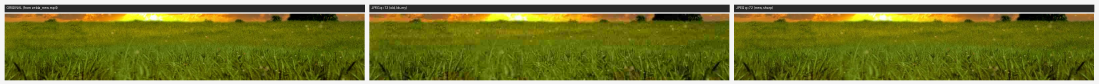
#> input picture tools/video_rebuild/q13_vs_q72.png, 3296 x 250 px (shown at 1/3 size)
$ python make_static_video.py video_rebuild/q13_vs_q72.png out.avi
#> lines starting #> are read from the running program, lines starting #| are printed output that depends on the picture
#!/usr/bin/env python3
# -*- coding: utf-8 -*-
"""Build a single-frame (static image) LVGLMJPG video.bin from a source image.

The idle/default screen of the USB-display firmware previously played an
LVGLMJPG animation on the full-screen VIDEO layer.  The product requirement
changed the default interface to a single static image (bg.png); this script
packages that image as a one-frame LVGLMJPG clip so the existing, proven
video-layer pipeline (VE JPEG decode + hardware rotation to the portrait panel)
shows it full-screen with no changes to the display/video driver code.

The source is re-encoded as a baseline 4:2:0 JPEG at the given quality, so the
result is small and uniform with the animation frames the clip replaces.
"""
import argparse
import io
import pathlib
import struct

from PIL import Image

MAGIC = b"LVGLMJPG"


def main():
    ap = argparse.ArgumentParser(description=__doc__)
    ap.add_argument("src", type=pathlib.Path, help="source image (PNG/JPEG/BMP...)")
    ap.add_argument("dst", type=pathlib.Path, help="output LVGLMJPG video.bin")
    ap.add_argument("--width", type=int, default=1920, help="frame width (landscape, pre-rotation)")
    ap.add_argument("--height", type=int, default=440, help="frame height (landscape, pre-rotation)")
    ap.add_argument("--quality", type=int, default=80,
                    help="JPEG encode quality (static frame can afford quality)")
    ap.add_argument("--fps-num", type=int, default=1)
    ap.add_argument("--fps-den", type=int, default=1)
    args = ap.parse_args()

    im = Image.open(args.src).convert("RGB")
#> im is the input picture: PIL image 3296x250 RGB; mean R, G, B 113.8, 116.2, 42.8
    if (im.size[0] & 1) or (im.size[1] & 1) or (args.width & 1) or (args.height & 1):
        raise SystemExit("frame dims must be even")
    if im.size != (args.width, args.height):
        print("note: source %dx%d resized to target %dx%d"
              % (im.size[0], im.size[1], args.width, args.height))
#| note: source 3296x250 resized to target 1920x440
        im = im.resize((args.width, args.height), Image.LANCZOS)
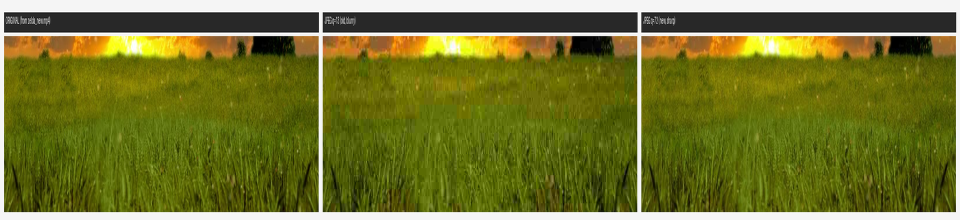
#> im: PIL image 1920x440 RGB (shown at 1/2 size); mean R, G, B 113.7, 116.1, 42.8

    buf = io.BytesIO()
    im.save(buf, "JPEG", quality=args.quality, subsampling=2,
            progressive=False, optimize=True)
    frame = buf.getvalue()

    n = 1
    header_size = 64
    index_offset = header_size
    frames_offset = index_offset + n * 8

    out = bytearray()
    out += MAGIC
    out += struct.pack("<HH", args.width, args.height)
    out += struct.pack("<HH", args.fps_num, args.fps_den)
    out += struct.pack("<IIIII", n, index_offset, frames_offset, len(frame), 0)
    out += bytes(28)
    assert len(out) == header_size
    out += struct.pack("<II", frames_offset, len(frame))
    out += frame

    args.dst.parent.mkdir(parents=True, exist_ok=True)
    args.dst.write_bytes(out)
    print("wrote %s: %dx%d, 1 frame, %d bytes (single-frame static idle clip)"
          % (args.dst, args.width, args.height, len(out)))


if __name__ == "__main__":
    main()
